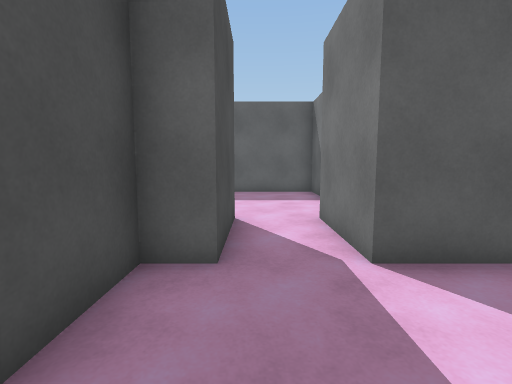
[1] (above)

22 first-person views from a walk through a Unity game level. The camera is 1.3 m above the floor, tilts 6° down and sees 85° across. The floor is counted in squares, 1 m on a side. Each view is taken from the middle of a square. On the plan, view 1 faces up. The plan holds only what a view shows up to about 13 squares ahead; the rest is blank. The place goes on beyond the plan. The player is left out.

[2]
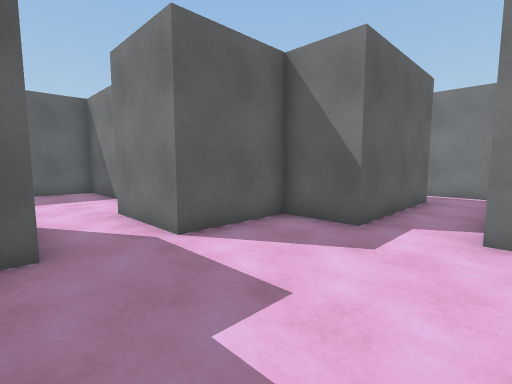

[3]
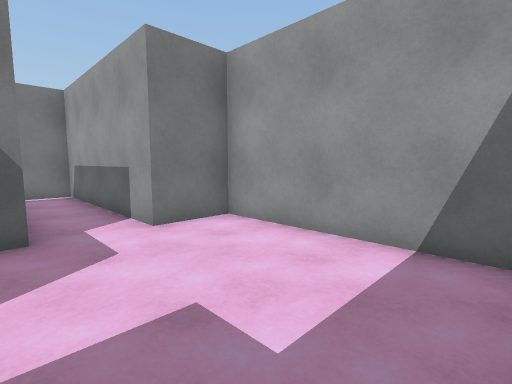

[4]
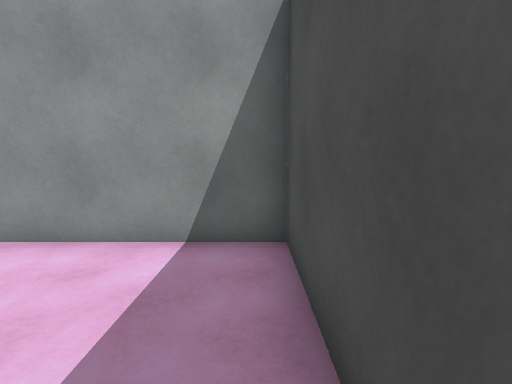

[5]
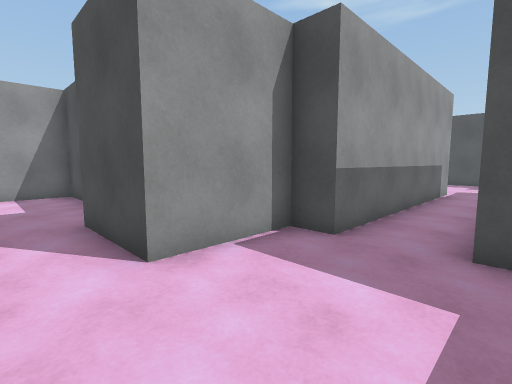

[6]
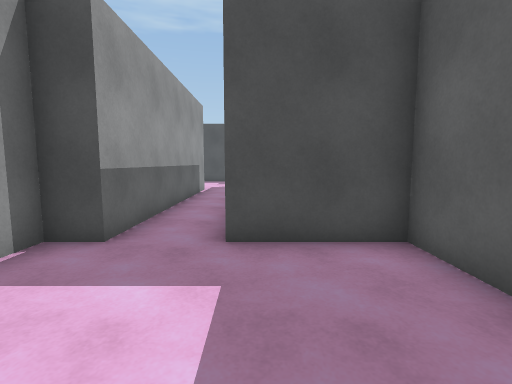

[7]
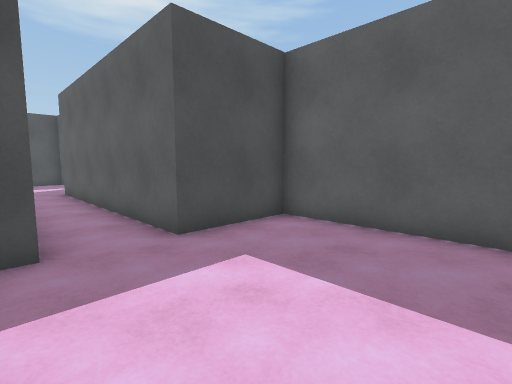

[8]
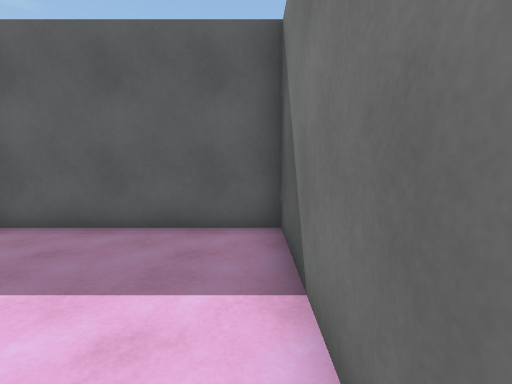

[9]
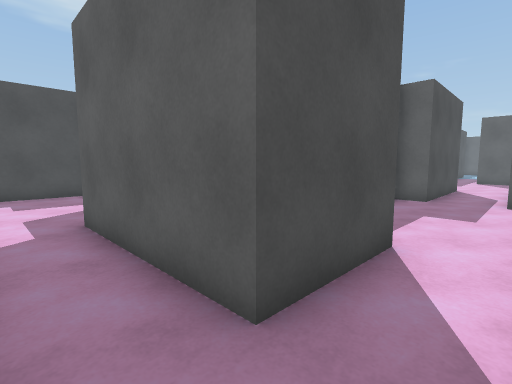

[10]
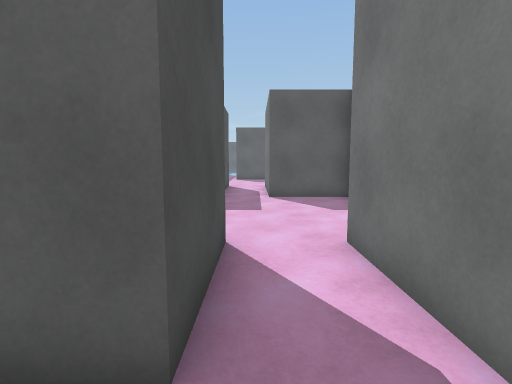

[11]
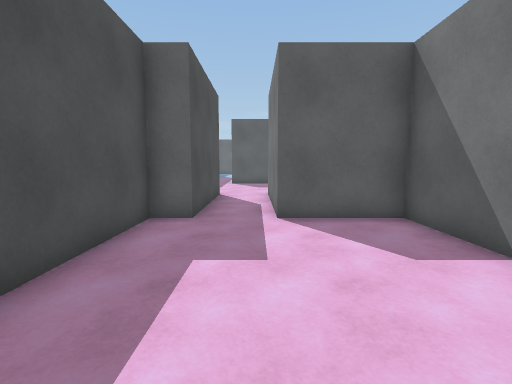

[12]
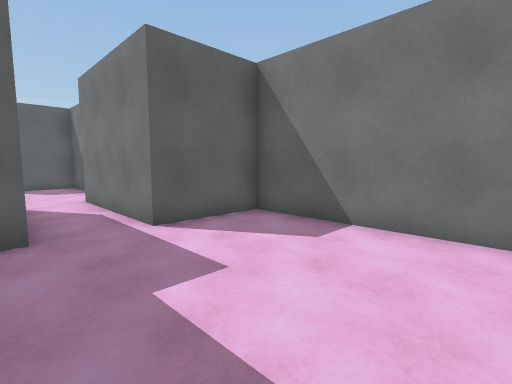

[13]
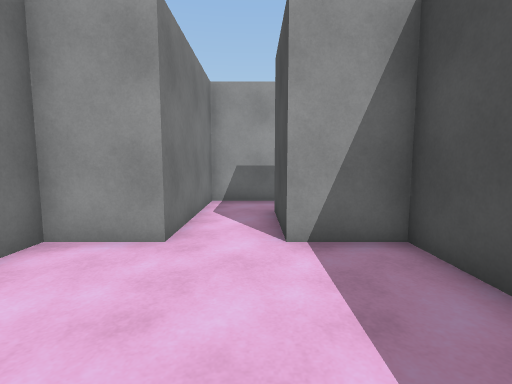

[14]
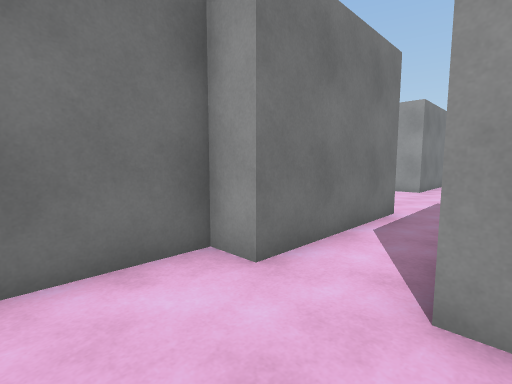

[15]
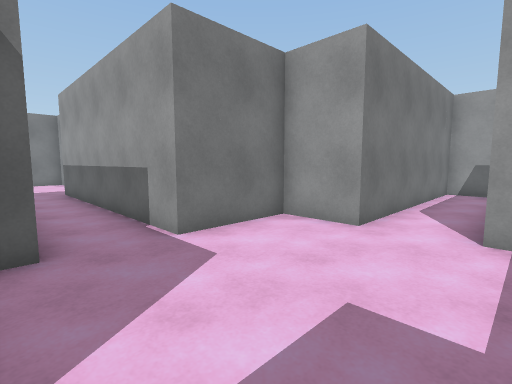

[16]
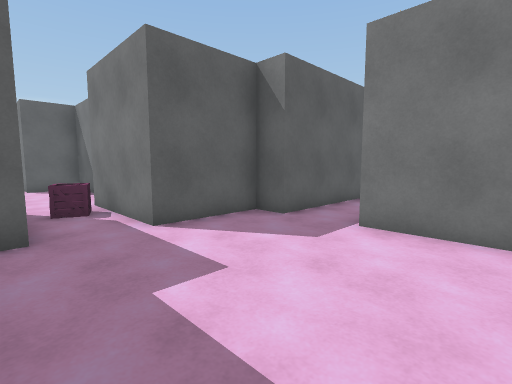

[17]
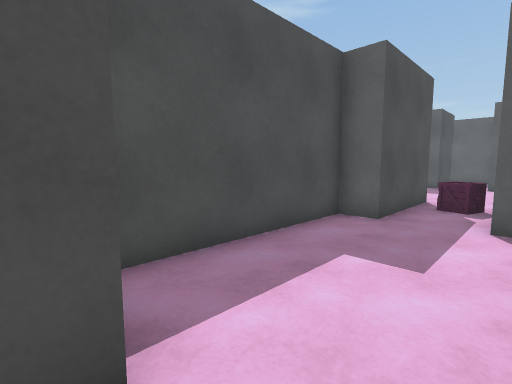

[18]
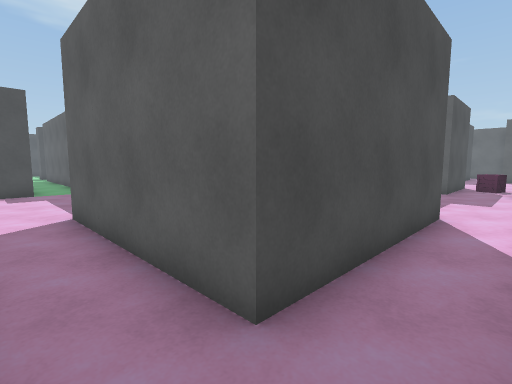

[19]
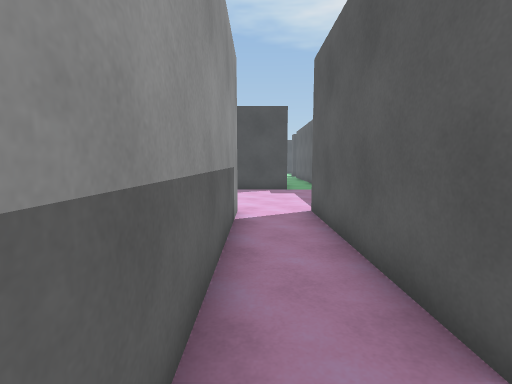

[20]
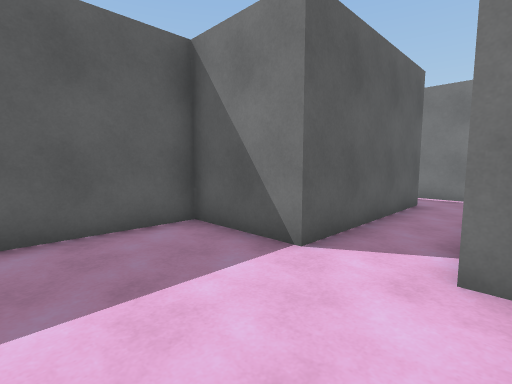

[21]
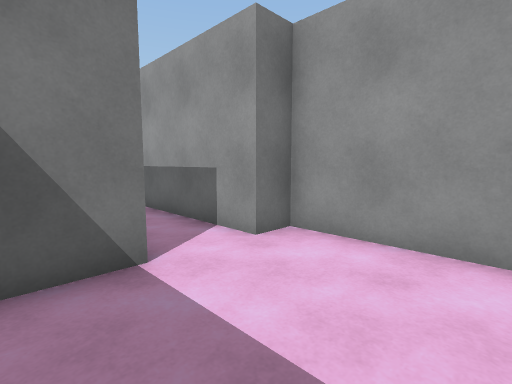

[22]
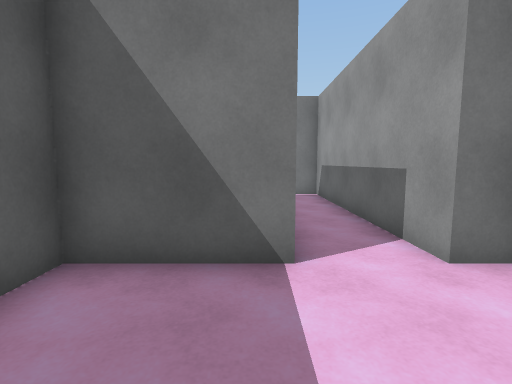

### Floor plan
Ten units are one square. View 1 is at (0, 0); x grows to the right and y downward. Boxes are objects, and circles mark ways between rooms. Rooms are numbered by the first view taken in them; rooms with no view inside come last. Other rooms are left out.
<svg viewBox="-264 -185 404 235">
<path fill="none" stroke="#000" d="M95 -45 95 -15 45 -15 45 -35 15 -35 15 -65M-5 -65 -5 -35 -15 -35 -15 25 45 25 45 5 115 5 115 -45M25 -75 25 -125 -35 -125 -35 -95 -125 -95M-125 -75 -35 -75 -35 -65 -5 -65M115 -45 135 -45 135 -105 105 -105 105 -155 115 -155 115 -165M85 -155 85 -105 75 -105 75 -45 95 -45M80 -155 85 -155M115 -165 115 -180M-145 -45 -125 -45 -125 -75M-125 -95 -125 -105 -155 -105 -155 -135M-175 -135 -175 -105 -185 -105 -185 -51M-158 -132 -166 -135M-159 -134 -161 -127 -170 -130M-259 45 -225 45 -225 35 -145 35 -145 -45M-165 -46 -165 15 -225 15 -225 -15 -259 -15"/>
<circle cx="10" cy="-67" r="3" fill="#2a7"/>
<circle cx="105" cy="-45" r="3" fill="#2a7"/>
<circle cx="-130" cy="-85" r="3" fill="#2a7"/>
<circle cx="100" cy="-157" r="3" fill="#2a7"/>
<circle cx="-155" cy="-40" r="3" fill="#2a7"/>
<text x="40" y="-10">1</text>
<text x="-30" y="-90">2</text>
<text x="100" y="-90">3</text>
<text x="80" y="-170">4</text>
<text x="-160" y="-80">5</text>
<text x="-210" y="20">6</text>
</svg>
Room 1 opens to room 2. Room 1 opens to room 3. Room 2 opens to room 5. Room 3 opens to room 4. Room 5 opens to room 6.

Where each view was taken, in squares from view 1:
view 1: 0 up, 0 right, facing up
view 2: 1 down, 1 left, facing up-right
view 3: 2 up, 1 left, facing down-right
view 4: 2 up, 1 left, facing down
view 5: 10 up, 1 right, facing down-left
view 6: 10 up, 1 right, facing left
view 7: 7 up, 1 right, facing up-left
view 8: 7 up, 2 right, facing up
view 9: 0 up, 11 right, facing up-left
view 10: 0 up, 10 right, facing up
view 11: 4 up, 10 right, facing up
view 12: 5 up, 8 right, facing up-right
view 13: 9 up, 10 right, facing down
view 14: 18 up, 8 right, facing down-right
view 15: 10 up, 17 left, facing down-right
view 16: 5 up, 18 left, facing up-right
view 17: 4 up, 15 left, facing up-left
view 18: 3 down, 15 left, facing up-left
view 19: 3 down, 15 left, facing left
view 20: 4 down, 26 left, facing up-right
view 21: 0 up, 26 left, facing down-right
view 22: 1 down, 26 left, facing right
